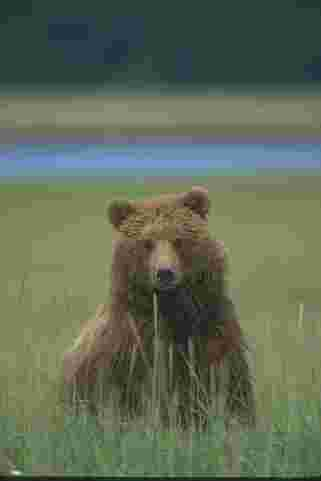
#> input picture JPEG-Artifacts-Reduction/data/BSDS500/JPEG_Q10/100080.jpg, 321 x 481 px; its folder holds only this picture in this run
$ python optimized_spatial_deblocking.py   (older library calls are emulated)
#> lines starting #> are read from the running program, lines starting #| are printed output that depends on the picture; after the words box and inside, x2 and y2 are one past the last pixel; in counts of white or black regions, pixels touching at a corner belong together
import os
import cv2
import numpy as np


def detect_block_boundaries(img, block_size=8):
    h, w = img.shape[:2]
    boundary_strength = np.zeros((h, w), dtype=np.float32)

    if len(img.shape) == 3:
        gray = cv2.cvtColor(img, cv2.COLOR_BGR2GRAY).astype(np.float32)
    else:
        gray = img.astype(np.float32)

    grad_x = cv2.Sobel(gray, cv2.CV_32F, 1, 0, ksize=3)
    grad_y = cv2.Sobel(gray, cv2.CV_32F, 0, 1, ksize=3)
    gradient_mag = np.sqrt(grad_x**2 + grad_y**2)

    for i in range(0, h, block_size):
        for j in range(0, w, block_size):
            if j + block_size < w:
                boundary_x = j + block_size
                left_val = gradient_mag[i:min(i+block_size, h), boundary_x-1]
                right_val = gradient_mag[i:min(i+block_size, h), boundary_x]
                discontinuity = np.abs(right_val - left_val)
                discontinuity_2d = np.repeat(discontinuity[:, None], 2, axis=1)
                boundary_strength[i:min(i+block_size, h), boundary_x-1:boundary_x+1] += discontinuity_2d

            if i + block_size < h:
                boundary_y = i + block_size
                top_val = gradient_mag[boundary_y-1, j:min(j+block_size, w)]
                bottom_val = gradient_mag[boundary_y, j:min(j+block_size, w)]
                discontinuity = np.abs(bottom_val - top_val)
                discontinuity_2d = np.repeat(discontinuity[None, :], 2, axis=0)
                boundary_strength[boundary_y-1:boundary_y+1, j:min(j+block_size, w)] += discontinuity_2d

    if boundary_strength.max() > 0:
        boundary_strength = boundary_strength / boundary_strength.max()

    return boundary_strength


def optimized_spatial_deblocking(img,
                                  block_size=8,
                                  boundary_width=2,
                                  base_blur_kernel=(3, 3),
                                  adaptive_strength=0.3):
    h, w = img.shape[:2]

    boundary_strength = detect_block_boundaries(img, block_size)

    boundary_mask = np.zeros((h, w), dtype=np.uint8)

    for x in range(0, w, block_size):
        x_start = max(0, x - boundary_width)
        x_end = min(w, x + boundary_width + 1)
        boundary_mask[:, x_start:x_end] = 1

    for y in range(0, h, block_size):
        y_start = max(0, y - boundary_width)
        y_end = min(h, y + boundary_width + 1)
        boundary_mask[y_start:y_end, :] = 1

    blur_weight = boundary_mask.astype(np.float32) * (
        0.5 + 0.5 * boundary_strength * adaptive_strength
    )
    blur_weight = np.clip(blur_weight, 0, 1)

    blurred = cv2.GaussianBlur(img, base_blur_kernel, 0)

    if len(img.shape) == 3:
        blur_weight = blur_weight[:, :, None]

    out = img.astype(np.float32) * (1 - blur_weight) + blurred.astype(np.float32) * blur_weight
    out = np.clip(out, 0, 255).astype(np.uint8)

    return out


def process_folder(input_dir, output_dir, **kwargs):
    os.makedirs(output_dir, exist_ok=True)

    for fname in os.listdir(input_dir):
        if not fname.lower().endswith((".jpg", ".jpeg", ".png", ".bmp")):
            continue

        in_path = os.path.join(input_dir, fname)
        img = cv2.imread(in_path)
#> img is the input picture: shape (481, 321, 3); mean B, G, R 86.6, 107.9, 96.7
        if img is None:
            print(f"Failed to read: {in_path}")
            continue

        deblocked = optimized_spatial_deblocking(img, **kwargs)
#> in detect_block_boundaries, `gray = cv2.cvtColor(img, cv2.COLOR_BGR2GRAY).astype(np.float32)`:
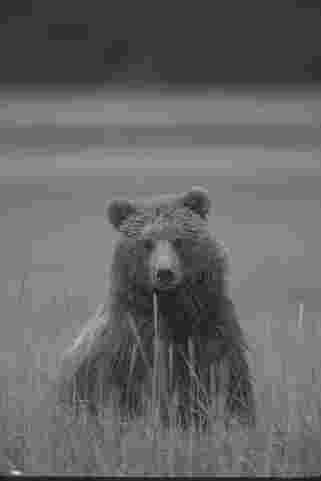
#> gray: shape (481, 321) float32; min 15, max 235, mean 102
#> in detect_block_boundaries, `grad_x = cv2.Sobel(gray, cv2.CV_32F, 1, 0, ksize=3)`:
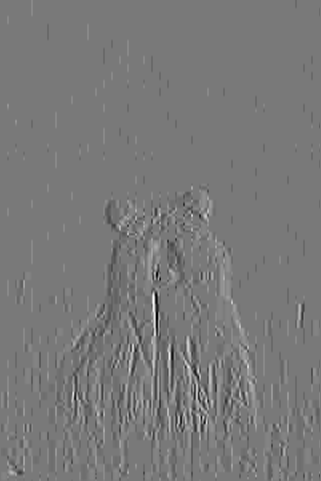
#> grad_x: shape (481, 321) float32; min -323, max 356, mean 0; drawn with min black and max white
#> in detect_block_boundaries, `grad_y = cv2.Sobel(gray, cv2.CV_32F, 0, 1, ksize=3)`:
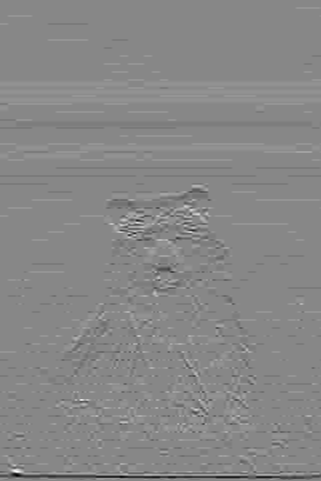
#> grad_y: shape (481, 321) float32; min -425, max 373, mean -0.3; drawn with min black and max white
#> after the loop in detect_block_boundaries, `for i in range(0, h, block_size):`:
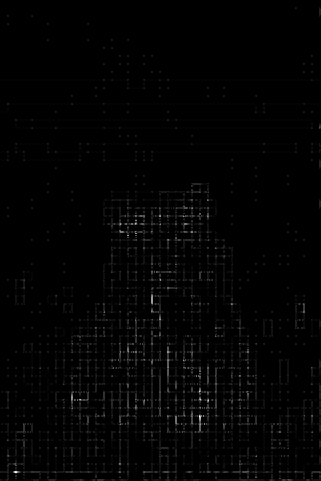
#> boundary_strength: shape (481, 321) float32; min 0, max 304.2, mean 3.9; drawn with min black and max white
#> after the loop in optimized_spatial_deblocking, `for x in range(0, w, block_size):`:
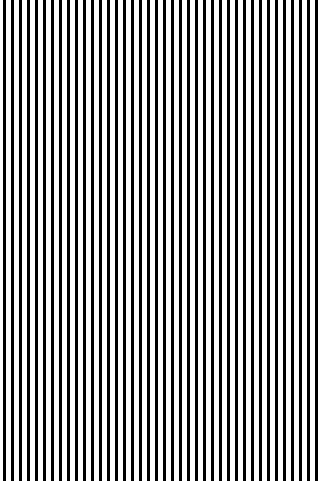
#> boundary_mask: shape (481, 321); values 0 (black) and 1 (white), 62.6% white; 40 black regions, largest, box (x1, y1, x2, y2) and area: (3, 0, 6, 481) 1443, (11, 0, 14, 481) 1443, (19, 0, 22, 481) 1443
#> after the loop in optimized_spatial_deblocking, `for y in range(0, h, block_size):`:
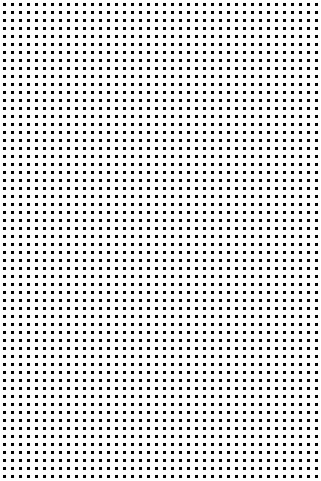
#> boundary_mask: shape (481, 321); values 0 (black) and 1 (white), 86% white; black in thin lines or dots
#> in optimized_spatial_deblocking, `blur_weight = boundary_mask.astype(np.float32) * ( 0.5 + 0.5 * boundar..`:
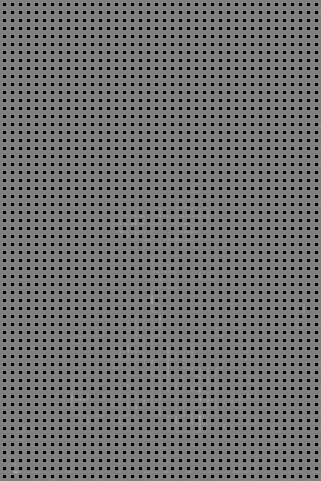
#> blur_weight: shape (481, 321) float32; min 0, max 0.7, mean 0.433

        out_path = os.path.join(output_dir, fname)
        cv2.imwrite(out_path, deblocked)
        print(f"Optimized deblocking done: {fname}")


if __name__ == "__main__":
    root_dir = os.path.dirname(os.path.abspath(__file__))
    input_dir = os.path.join(root_dir, "data", "BSDS500", "JPEG_Q10")
    output_dir = os.path.join(root_dir, "data", "BSDS500", "JPEG_Q10_optimized")

    process_folder(
        input_dir,
        output_dir,
        block_size=8,
        boundary_width=2,
        base_blur_kernel=(3, 3),
        adaptive_strength=0.4,
    )

    print("All optimized deblocking finished.")

$ run again, on JPEG-Artifacts-Reduction/data/BSDS500/JPEG_Q10/108041.jpg
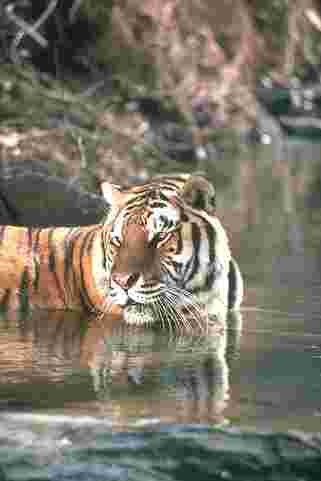
#> input picture JPEG-Artifacts-Reduction/data/BSDS500/JPEG_Q10/108041.jpg, 321 x 481 px
#> in process_folder, img is the input picture: shape (481, 321, 3); mean B, G, R 104.6, 118.5, 123.9
#> in detect_block_boundaries, `grad_y = cv2.Sobel(gray, cv2.CV_32F, 0, 1, ksize=3)`:
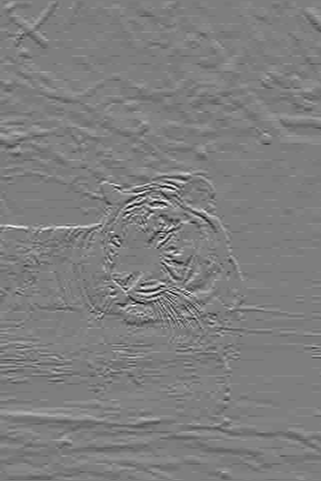
#> grad_y: shape (481, 321) float32; min -810, max 817, mean -0.2; drawn with min black and max white
#> after the loop in detect_block_boundaries, `for i in range(0, h, block_size):`:
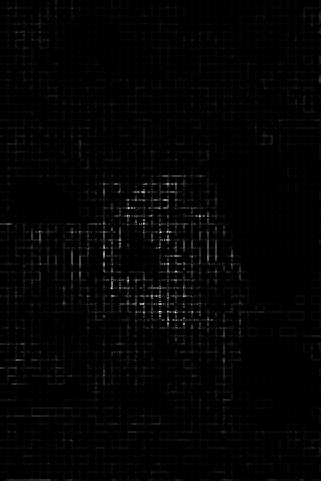
#> boundary_strength: shape (481, 321) float32; min 0, max 897, mean 14.5; drawn with min black and max white

$ run again, on JPEG-Artifacts-Reduction/data/BSDS500/JPEG_Q10/112082.jpg
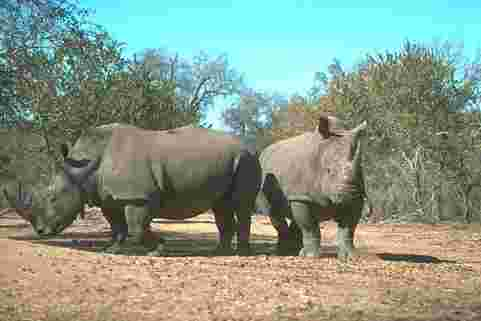
#> input picture JPEG-Artifacts-Reduction/data/BSDS500/JPEG_Q10/112082.jpg, 481 x 321 px
#> in process_folder, img is the input picture: shape (321, 481, 3); mean B, G, R 136, 152.4, 136.8
#> after the loop in optimized_spatial_deblocking, `for x in range(0, w, block_size):`:
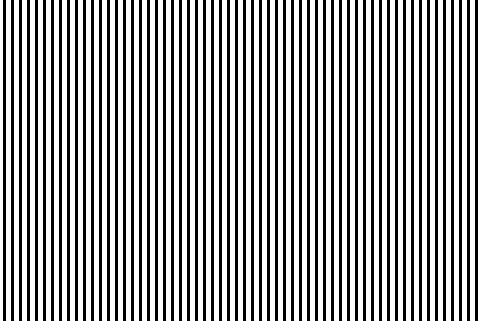
#> boundary_mask: shape (321, 481); values 0 (black) and 1 (white), 62.6% white; 60 black regions, largest, box (x1, y1, x2, y2) and area: (3, 0, 6, 321) 963, (11, 0, 14, 321) 963, (19, 0, 22, 321) 963
#> in optimized_spatial_deblocking, `blur_weight = boundary_mask.astype(np.float32) * ( 0.5 + 0.5 * boundar..`:
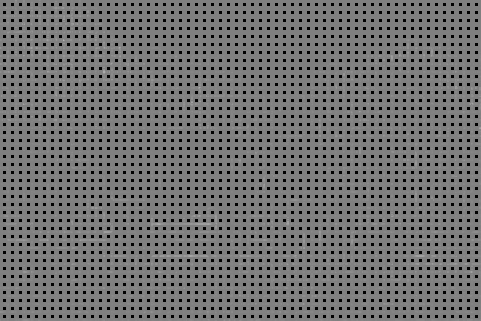
#> blur_weight: shape (321, 481) float32; min 0, max 0.7, mean 0.436

$ run again, on JPEG-Artifacts-Reduction/data/BSDS500/JPEG_Q10/113016.jpg
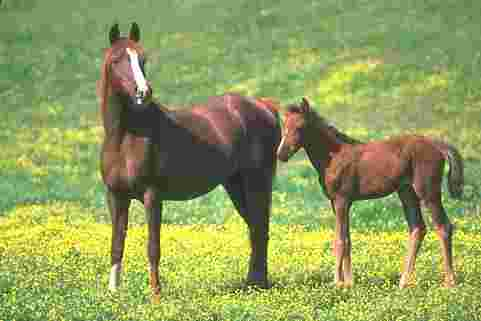
#> input picture JPEG-Artifacts-Reduction/data/BSDS500/JPEG_Q10/113016.jpg, 481 x 321 px
#> in process_folder, img is the input picture: shape (321, 481, 3); mean B, G, R 91.6, 157.5, 144.6
#> in optimized_spatial_deblocking, `blur_weight = boundary_mask.astype(np.float32) * ( 0.5 + 0.5 * boundar..`:
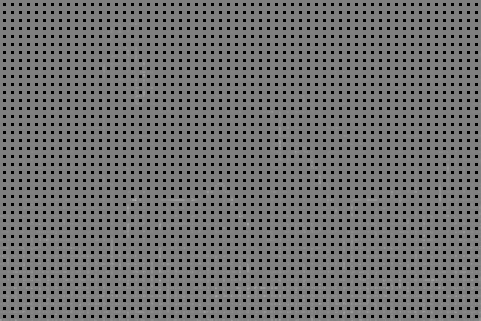
#> blur_weight: shape (321, 481) float32; min 0, max 0.7, mean 0.435
